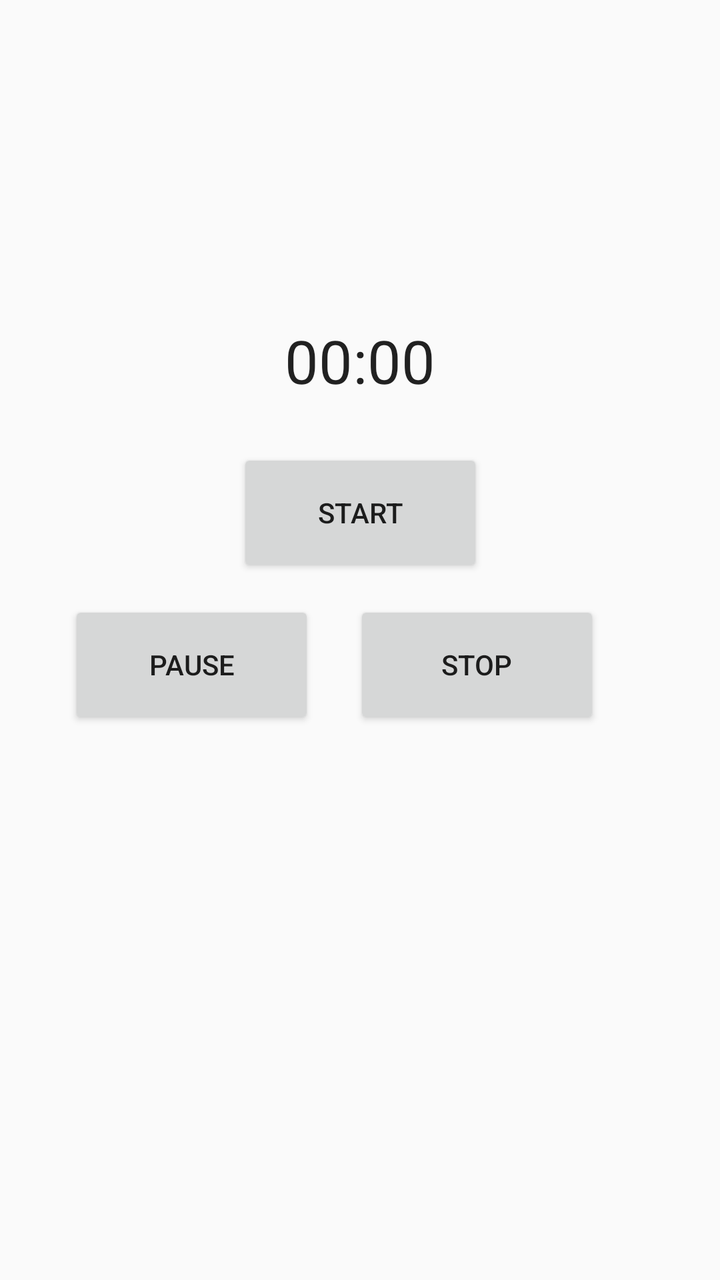
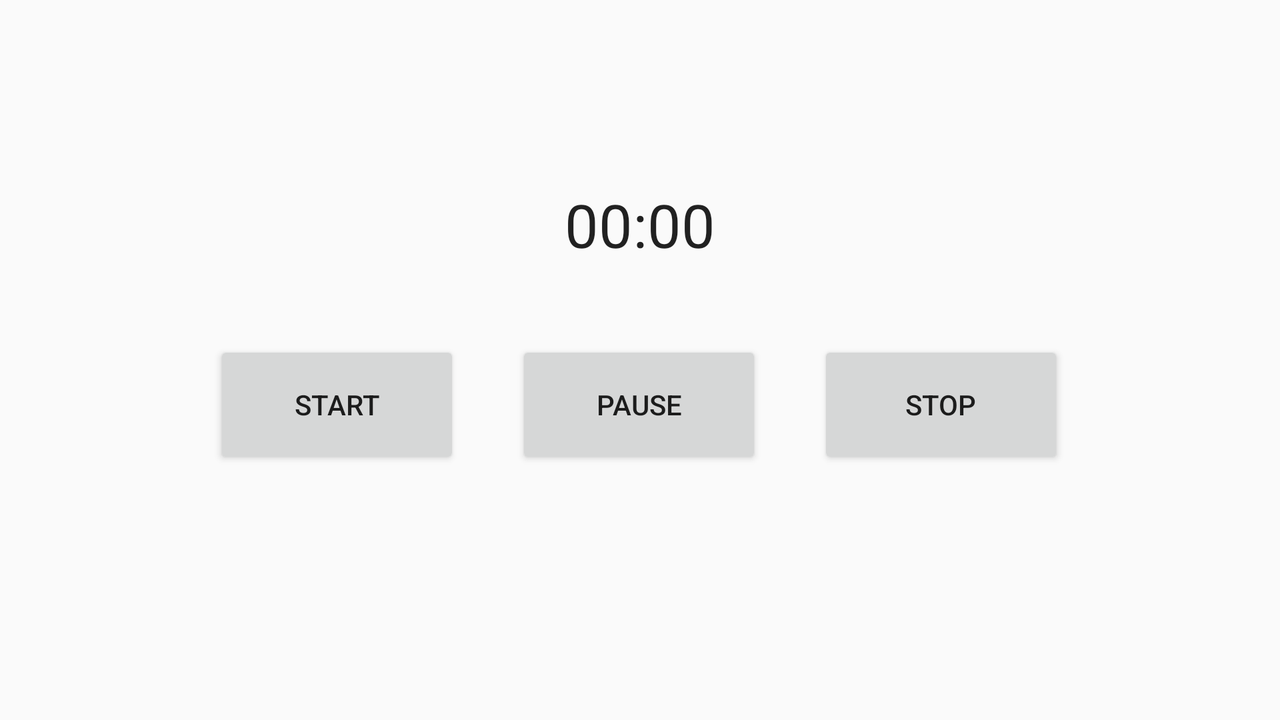

The same Android screen from two of the app's own layout files: first res/layout/ as a phone draws it, then the author's variant for another configuration, drawn on a device whose configuration selects that folder. Both files follow.
<!-- AndroidManifest.xml: application theme AppTheme -->
<!-- res/layout/activity_main.xml -->
<?xml version="1.0" encoding="utf-8"?>
<androidx.constraintlayout.widget.ConstraintLayout xmlns:android="http://schemas.android.com/apk/res/android"
    xmlns:app="http://schemas.android.com/apk/res-auto"
    xmlns:tools="http://schemas.android.com/tools"
    android:layout_width="match_parent"
    android:layout_height="match_parent"
    android:layout_gravity="center"
    tools:context=".MainActivity">

    <Button
        android:id="@+id/stop_countring_time"
        android:layout_width="123dp"
        android:layout_height="64dp"
        android:layout_marginTop="12dp"
        android:layout_marginEnd="60dp"
        android:layout_marginRight="60dp"
        android:text="@string/stop_counting_time"
        app:layout_constraintEnd_toEndOf="parent"
        app:layout_constraintTop_toBottomOf="@+id/start_countring_time" />

    <Button
        android:id="@+id/pause_countring_time"
        android:layout_width="123dp"
        android:layout_height="64dp"
        android:layout_marginTop="48dp"
        android:text="@string/pause_counting_time"
        app:layout_constraintBottom_toBottomOf="@+id/stop_countring_time"
        app:layout_constraintEnd_toStartOf="@+id/stop_countring_time"
        app:layout_constraintHorizontal_bias="0.633"
        app:layout_constraintStart_toStartOf="parent"
        app:layout_constraintTop_toBottomOf="@+id/start_countring_time"
        app:layout_constraintVertical_bias="1.0" />

    <Chronometer
        android:id="@+id/chronometer_employment"
        android:layout_width="wrap_content"
        android:layout_height="wrap_content"
        android:layout_marginTop="160dp"
        android:textSize="30sp"
        app:layout_constraintBottom_toTopOf="@+id/start_countring_time"
        app:layout_constraintEnd_toEndOf="parent"
        app:layout_constraintStart_toStartOf="parent"
        app:layout_constraintTop_toTopOf="parent" />

    <Button
        android:id="@+id/start_countring_time"
        android:layout_width="123dp"
        android:layout_height="64dp"
        android:layout_marginTop="24dp"
        android:text="@string/start_counting_time"
        app:layout_constraintEnd_toEndOf="@+id/chronometer_employment"
        app:layout_constraintStart_toStartOf="@+id/chronometer_employment"
        app:layout_constraintTop_toBottomOf="@+id/chronometer_employment" />

    <androidx.constraintlayout.widget.Guideline
        android:id="@+id/guideline"
        android:layout_width="wrap_content"
        android:layout_height="wrap_content"
        android:orientation="vertical"
        app:layout_constraintGuide_end="391dp" />

    <androidx.constraintlayout.widget.Guideline
        android:id="@+id/guideline2"
        android:layout_width="wrap_content"
        android:layout_height="wrap_content"
        android:orientation="horizontal"
        app:layout_constraintGuide_begin="20dp" />

    <androidx.constraintlayout.widget.Barrier
        android:id="@+id/barrier"
        android:layout_width="wrap_content"
        android:layout_height="wrap_content"
        app:barrierDirection="left"
        tools:layout_editor_absoluteX="411dp" />

    <androidx.constraintlayout.widget.Guideline
        android:id="@+id/guideline3"
        android:layout_width="wrap_content"
        android:layout_height="wrap_content"
        android:orientation="vertical"
        app:layout_constraintGuide_begin="20dp" />

    <androidx.constraintlayout.widget.Guideline
        android:id="@+id/guideline4"
        android:layout_width="wrap_content"
        android:layout_height="wrap_content"
        android:orientation="vertical"
        app:layout_constraintGuide_begin="205dp" />

    <androidx.constraintlayout.widget.Guideline
        android:id="@+id/guideline5"
        android:layout_width="wrap_content"
        android:layout_height="wrap_content"
        android:orientation="horizontal"
        app:layout_constraintGuide_begin="20dp" />

</androidx.constraintlayout.widget.ConstraintLayout>
<!-- resources referenced by this layout -->
<resources>
  <string name="pause_counting_time">Pause</string>
  <string name="start_counting_time">Start</string>
  <string name="stop_counting_time">Stop</string>
  <style name="AppTheme" parent="Theme.AppCompat.Light.DarkActionBar">
          
          <item name="colorPrimary">@color/colorPrimary</item>
          <item name="colorPrimaryDark">@color/colorPrimaryDark</item>
          <item name="colorAccent">@color/colorAccent</item>
      </style>
  <color name="colorPrimary">#6200EE</color>
  <color name="colorPrimaryDark">#3700B3</color>
  <color name="colorAccent">#03DAC5</color>
</resources>
<!-- res/layout-land/activity_main.xml (the author's variant of the layout above) -->
<!-- drawn on the phone turned sideways -->
<?xml version="1.0" encoding="utf-8"?>
<androidx.constraintlayout.widget.ConstraintLayout xmlns:android="http://schemas.android.com/apk/res/android"
    xmlns:app="http://schemas.android.com/apk/res-auto"
    xmlns:tools="http://schemas.android.com/tools"
    android:layout_width="match_parent"
    android:layout_height="match_parent">

    <Chronometer
        android:id="@+id/chronometer_employment"
        android:layout_width="wrap_content"
        android:layout_height="wrap_content"
        android:layout_marginTop="92dp"
        android:textSize="30sp"
        app:layout_constraintEnd_toEndOf="parent"
        app:layout_constraintStart_toStartOf="parent"
        app:layout_constraintTop_toTopOf="parent" />

    <LinearLayout
        android:layout_width="wrap_content"
        android:layout_height="wrap_content"
        android:layout_marginTop="24dp"
        android:orientation="horizontal"
        app:layout_constraintBottom_toBottomOf="parent"
        app:layout_constraintEnd_toEndOf="parent"
        app:layout_constraintHorizontal_bias="0.498"
        app:layout_constraintStart_toStartOf="parent"
        app:layout_constraintTop_toBottomOf="@+id/chronometer_employment"
        app:layout_constraintVertical_bias="0.0">

        <Button
            android:id="@+id/start_countring_time"
            android:layout_width="123dp"
            android:layout_height="64dp"
            android:layout_margin="14dp"
            android:text="@string/start_counting_time" />

        <Button
            android:id="@+id/pause_countring_time"
            android:layout_width="123dp"
            android:layout_height="64dp"
            android:layout_margin="14dp"

            android:text="@string/pause_counting_time" />

        <Button
            android:id="@+id/stop_countring_time"
            android:layout_width="123dp"
            android:layout_height="64dp"
            android:layout_margin="14dp"
            android:text="@string/stop_counting_time" />
    </LinearLayout>

</androidx.constraintlayout.widget.ConstraintLayout>
